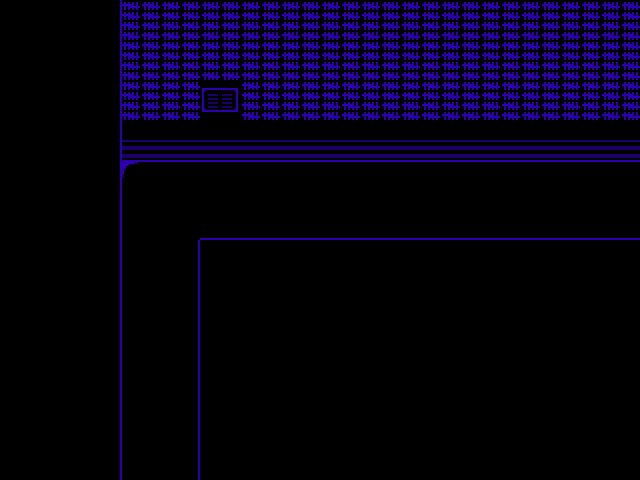

A 2D game scene composited from a Tiled map and its tileset images. What follows is a short description and the map's XML, with every tile layer's data as written:
An orthogonal 16x12 tile map with 40x40 px tiles, 2 tile layers (Tile Layer 1, Tile Layer 2) and 9 objects (entry, hall_exit, transition, interactable, script, ...).

<map version="1.8" tiledversion="1.8.6" orientation="orthogonal" renderorder="right-down" width="16" height="12" tilewidth="40" tileheight="40" infinite="0" nextlayerid="6" nextobjectid="11">
 <editorsettings>
  <export target="everhall_entry.lua" format="lua" />
 </editorsettings>
 <properties>
  <property name="border" value="dev" />
 </properties>
 <tileset firstgid="1" source="../tilesets/devroom.tsx" />
 <layer id="1" name="Tile Layer 1" width="16" height="12">
  <data encoding="csv">
0,0,0,7,8,8,8,8,8,8,8,8,8,8,8,8,
0,0,0,7,8,8,8,8,8,8,8,8,8,8,8,8,
0,0,0,7,8,8,8,8,8,8,8,8,8,8,8,8,
0,0,0,4,5,5,5,5,5,5,5,5,5,5,5,5,
0,0,0,1,2,2,2,2,2,2,2,2,2,2,2,2,
0,0,0,7,8,14,14,14,14,14,14,14,14,14,14,14,
0,0,0,7,9,0,0,0,0,0,0,0,0,0,0,0,
0,0,0,7,9,0,0,0,0,0,0,0,0,0,0,0,
0,0,0,7,9,0,0,0,0,0,0,0,0,0,0,0,
0,0,0,7,9,0,0,0,0,0,0,0,0,0,0,0,
0,0,0,7,9,0,0,0,0,0,0,0,0,0,0,0,
0,0,0,7,9,0,0,0,0,0,0,0,0,0,0,0
</data>
 </layer>
 <layer id="2" name="Tile Layer 2" width="16" height="12">
  <data encoding="csv">
0,0,0,23,23,23,23,23,23,23,23,23,23,23,23,23,
0,0,0,23,23,23,23,23,23,23,23,23,23,23,23,23,
0,0,0,23,23,28,23,23,23,23,23,23,23,23,23,23,
0,0,0,0,0,0,0,0,0,0,0,0,0,0,0,0,
0,0,0,0,0,0,0,0,0,0,0,0,0,0,0,0,
0,0,0,0,0,0,0,0,0,0,0,0,0,0,0,0,
0,0,0,0,0,0,0,0,0,0,0,0,0,0,0,0,
0,0,0,0,0,0,0,0,0,0,0,0,0,0,0,0,
0,0,0,0,0,0,0,0,0,0,0,0,0,0,0,0,
0,0,0,0,0,0,0,0,0,0,0,0,0,0,0,0,
0,0,0,0,0,0,0,0,0,0,0,0,0,0,0,0,
0,0,0,0,0,0,0,0,0,0,0,0,0,0,0,0
</data>
 </layer>
 <objectgroup id="3" name="collision">
  <object id="1" x="0" y="0" width="640" height="160" />
  <object id="2" x="0" y="160" width="120" height="320" />
  <object id="3" x="200" y="240" width="440" height="240" />
 </objectgroup>
 <objectgroup id="4" name="markers">
  <object id="4" name="entry" x="160" y="440">
   <point />
  </object>
  <object id="5" name="hall_exit" x="600" y="200">
   <point />
  </object>
 </objectgroup>
 <objectgroup id="5" name="objects">
  <object id="7" name="transition" x="120" y="480" width="80" height="40">
   <properties>
    <property name="map" value="devhotel/devdiner/devstart" />
    <property name="marker" value="hall" />
   </properties>
  </object>
  <object id="8" name="interactable" x="200" y="120" width="40" height="40">
   <properties>
    <property name="text1" value="* A memento to the age of old,[wait:5] one long forgotten." />
    <property name="text2" value="* Every tick on the wall represents a decade I have been lost to the void." />
    <property name="text3" value="* (Before attempting this,[wait:5] be sure you have a LOT of free time and save frequently!)" />
    <property name="text4" value="* (I'm serious,[wait:5] one room of this alone takes a while to complete.)" />
   </properties>
  </object>
  <object id="9" name="script" x="640" y="160" width="40" height="80">
   <properties>
    <property name="cutscene" value="everhall.entry" />
    <property name="once" type="bool" value="false" />
   </properties>
  </object>
  <object id="10" name="beanspot" x="280" y="200">
   <properties>
    <property name="inc_flag" value="darkess_beans" />
    <property name="name" value="Darkess Bean" />
   </properties>
   <point />
  </object>
 </objectgroup>
</map>
